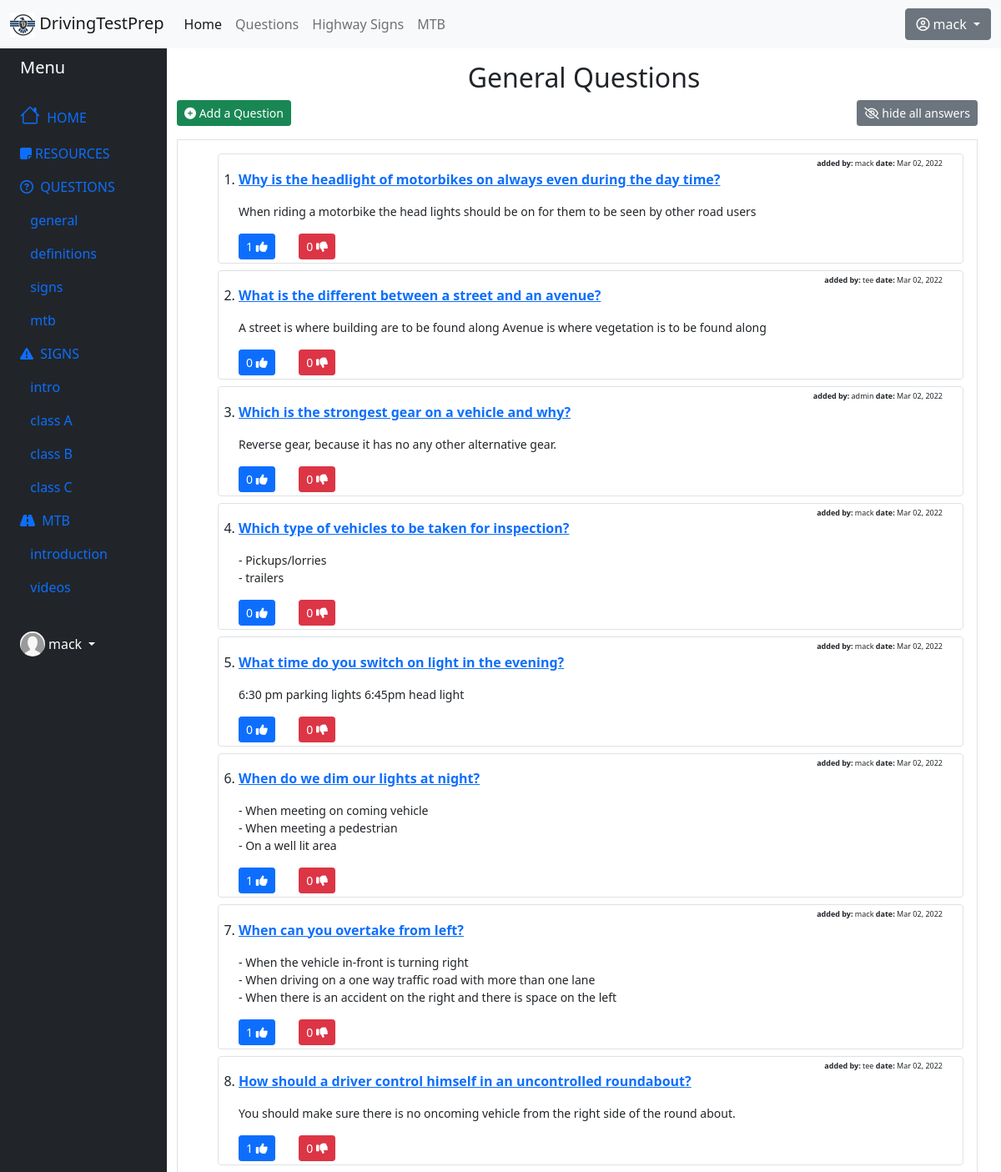
The app's page /questions/ (signed in, upper part), older data.
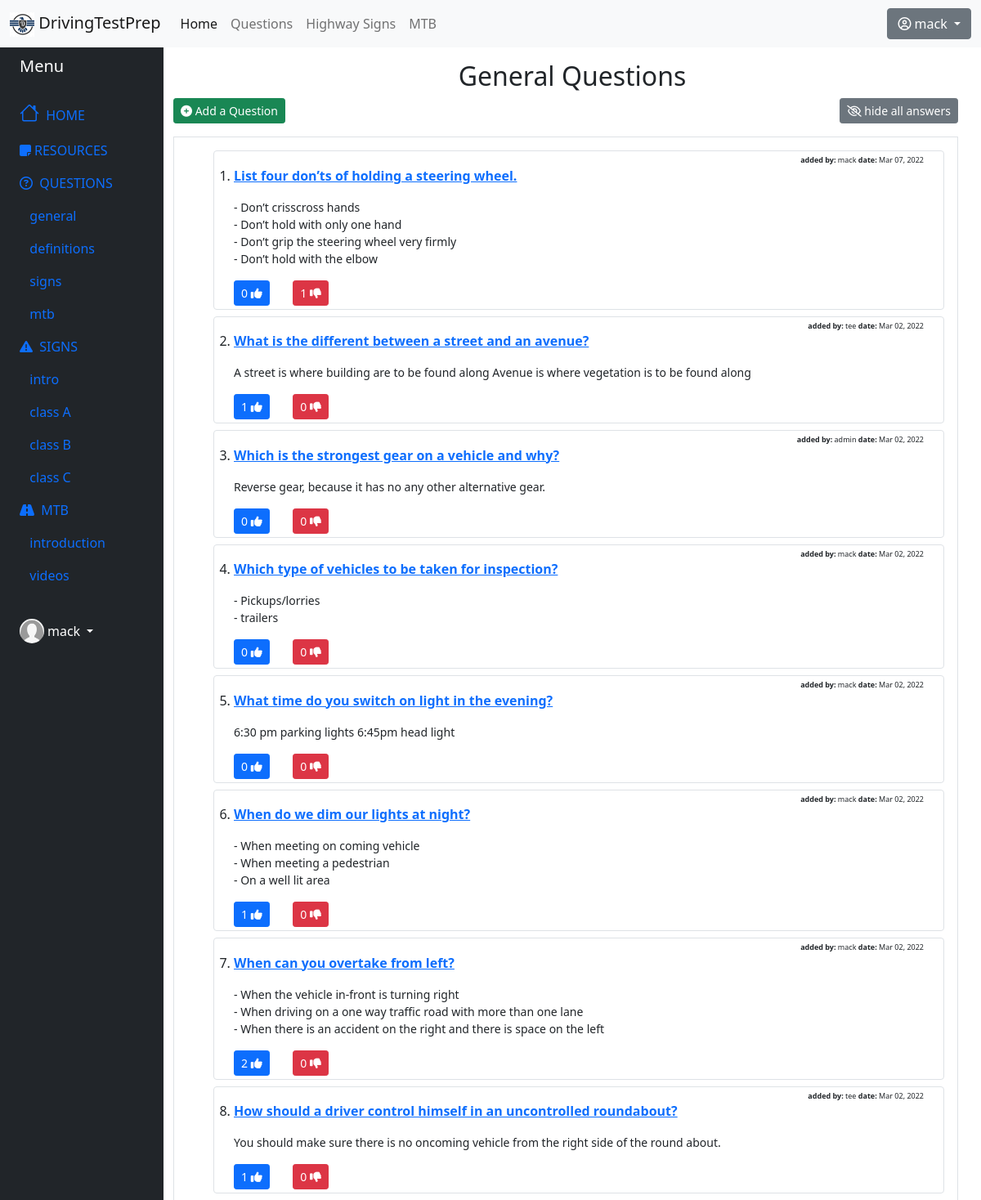
The same page, newer data.
### questions/models.py (models this page shows, shortened)
class Question(models.Model):
    QS_TYPE_CHOICES = (('General', 'General'),
                        ('Definition', 'Definition'),
                        ('Signs', 'Signs'),
                        ('Mtb', 'Mtb'))
    qs_title = models.CharField(max_length=1000, unique=True, verbose_name=u"Question")
    qs_owner = models.ForeignKey(User, on_delete=models.DO_NOTHING, blank=True)
    qs_type = models.CharField(max_length=1000, choices=QS_TYPE_CHOICES, verbose_name=u"Type")
    qs_answer = models.TextField(verbose_name=u"Answer")
    qs_date_added = models.DateTimeField(default=datetime.now, blank=True)
    qs_likes = models.ManyToManyField(User, related_name='questions_like', blank=True)
    qs_dislikes = models.ManyToManyField(User, related_name='questions_dislike', blank=True)
    class Meta:
        ordering = ["-id"]
    def total_likes(self):
        return self.qs_likes.count()
    def total_dislikes(self):
        return self.qs_dislikes.count()

### questions/views.py (the view, shortened to what this page needs)
# urls.py: path('', GeneralListView.as_view(), name='general-q'),
class GeneralListView(LoginRequiredMixin, CreateView, ListView):
    model = Question
    template_name = 'questions/general_questions.html'
    context_object_name = 'quiz_list'
    fields = ['qs_title', 'qs_answer', 'qs_type']
    paginate_by = 10
    def get_queryset(self):
        return Question.objects.filter(qs_type='General')
    def get_context_data(self, **kwargs):
        context = super().get_context_data(**kwargs)
        for index, quiz in enumerate(context['quiz_list']):
            total_likes = get_object_or_404(Question, id=quiz.id).total_likes()
            total_dislikes = get_object_or_404(Question, id=quiz.id).total_dislikes()
            context['quiz_list'][index].__dict__['total_likes'] = total_likes
            context['quiz_list'][index].__dict__['total_dislikes'] = total_dislikes
        return context

### questions/templates/questions/general_questions.html (shortened to what this page needs)
{% extends "highwaysign/base_sidenav.html" %}
{% load crispy_forms_tags widget_tweaks %}
{% load static %}
{% block content1 %}
<h2 class="text-center">General Questions </h2>
<div class="row">
    <div class="col">
        <button type="button" class="btn btn-success btn-sm" data-bs-toggle="modal" data-bs-target="#addQuestionModal">
            <i class="fa fa-plus-circle" aria-hidden="true"></i> Add a Question
        </button>
    </div>
    <div class="col">
        <div class="text-end me-3">
            <button class="btn btn-secondary btn-sm" id="toggleAnswer"><i class="fa fa-eye-slash" aria-hidden="true"></i> hide all answers</button>
        </div>
    </div>
</div>
<div class="border m-3 ms-0 p-3">
    <ol>
        {% for quiz in quiz_list %}
        <div class="border rounded p-4 pt-1 pb-1 mb-2">
            <p class=" owner-date m-0 p-0 text-end"><b>added by:</b> {{quiz.qs_owner}}   <b>date:</b> {{ quiz.qs_date_added|date:"M d, Y" }}</p>
            <li>
                <p><strong><a href="{% url 'question-detail' quiz.id %}">{{ quiz.qs_title }}</a></strong></p>
                <small>{{ quiz.qs_answer|linebreaks }}</small>
            </li>
            <div class="row justify-content-left">
                <form method="POST" action="{% url 'like_quiz' quiz.pk %} " class="col-xl-1 col-lg-2 col-md-2 col-sm-3 col-3">
                    <button type="submit" name="quiz_id" value="{{ quiz.id }}" class="btn btn-primary btn-sm">
                        {{ quiz.total_likes }} <i class="fa fa-thumbs-up" aria-hidden="true"></i>
                    </button>
                </form>
                <form method="POST" action="{% url 'dislike_quiz' quiz.pk %}" class="col-xl-1 col-lg-2 col-md-2 col-sm-3 col-3">
                    <button type="submit" name="quiz_id" value="{{ quiz.id }}" class=" btn btn-danger btn-sm">
                        {{ quiz.total_dislikes }} <i class="fa fa-thumbs-down" aria-hidden="true"></i>
                    </button>
                </form>
            </div>
        </div>
        {% endfor %}
    </ol>
</div>
{% endblock content1 %}

### highwaysign/templates/highwaysign/base_sidenav.html (shortened to what this page needs)
{% extends "highwaysign/base.html" %}
{% load static %}
{% block content %}
<div class="container-fluid">
    <div class="row flex-nowrap">
        <div class="col-auto col-md-3 col-xl-2 px-sm-2 px-0 bg-dark">
            <div class="d-flex flex-column align-items-center align-items-sm-start px-3 pt-2 text-white">
                <a href="/" class="d-flex align-items-center pb-3 mb-md-0 me-md-auto text-white text-decoration-none">
                    <span class="fs-5 d-none d-sm-inline">Menu</span>
                </a>
                <ul class="nav nav-pills flex-column mb-sm-auto mb-0 align-items-center align-items-sm-start" id="menu">
                    <li class="nav-item">
                        <a href="{% url 'home' %}" class="nav-link align-middle px-0">
                            <i class="fs-4 bi-house"></i> <span class="ms-1 d-none d-sm-inline">HOME</span>
                        </a>
                    </li>
                    <li class="nav-item">
                        <a href="{% url 'mtb-notes' %}" class="nav-link align-middle px-0">
                            <i class="fa fa-sticky-note" aria-hidden="true"></i><span class="ms-1 d-none d-sm-inline">RESOURCES</span>
                        </a>
                    </li>
                    <li>
                        <a href="#submenu1" data-bs-toggle="collapse" class="nav-link px-0 align-middle">
                            <i class="fa fa-question-circle-o" aria-hidden="true"></i> <span class="ms-1 d-none d-sm-inline">QUESTIONS</span> </a>
                        <ul class="collapse show nav flex-column ms-1" id="submenu1" data-bs-parent="#menu">
                            <li class="w-100">
                                <a href="{% url 'general-q' %}" class="nav-link px-0"> <span class="d-none d-sm-inline">&nbsp;&nbsp;general</a>
                            </li>
                            <li>
                                <a href="{% url 'definitions-q' %}" class="nav-link px-0"> <span class="d-none d-sm-inline">&nbsp;&nbsp;definitions</a>
                            </li>
                            <li>
                                <a href="{% url 'signs-q' %}" class="nav-link px-0"> <span class="d-none d-sm-inline">&nbsp;&nbsp;signs</a>
                            </li>
                            <li>
                                <a href="{% url 'mtb-q' %}" class="nav-link px-0"> <span class="d-none d-sm-inline">&nbsp;&nbsp;mtb</a>
                            </li>
                        </ul>
                    </li>
                    <li>
                        <a href="#submenu2" data-bs-toggle="collapse" class="nav-link px-0 align-middle ">
                            <i class="fa fa-exclamation-triangle" aria-hidden="true"></i> <span class="ms-1 d-none d-sm-inline">SIGNS</span></a>
                        <ul class="collapse show nav flex-column ms-1" id="submenu2" data-bs-parent="#menu">
                            <li class="w-100">
                                <a href="{% url 'signs' %}" class="nav-link px-0"> <span class="d-none d-sm-inline">&nbsp;&nbsp;intro</a>
                            </li>
                            <li class="w-100">
                                <a href="{% url 'class-a-signs' %}" class="nav-link px-0"> <span class="d-none d-sm-inline">&nbsp;&nbsp;class A</a>
                            </li>
                            <li>
                                <a href="{% url 'class-b-signs' %}" class="nav-link px-0"> <span class="d-none d-sm-inline">&nbsp;&nbsp;class B</a>
                            </li>
                            <li>
                                <a href="{% url 'class-c-signs' %}" class="nav-link px-0"> <span class="d-none d-sm-inline">&nbsp;&nbsp;class C</a>
                            </li>
                        </ul>
                    </li>
                    <li>
                        <a href="#submenu3" data-bs-toggle="collapse" class="nav-link px-0 align-middle">
                            <i class="fa fa-road" aria-hidden="true"></i> <span class="ms-1 d-none d-sm-inline">MTB</span> </a>
                            <ul class="collapse show nav flex-column ms-1" id="submenu3" data-bs-parent="#menu">
                            <li class="w-100">
                                <a href="{% url 'mtb-intro' %}" class="nav-link px-0"> <span class="d-none d-sm-inline">&nbsp;&nbsp;introduction</a>
                            </li>
                            <li>
                                <a href="{% url 'mtb-videos' %}" class="nav-link px-0"> <span class="d-none d-sm-inline">&nbsp;&nbsp;videos</a>
                            </li>
                        </ul>
                    </li>
                </ul>
                <div class="dropdown pb-4">
                    <a href="#" class="d-flex align-items-center text-white text-decoration-none dropdown-toggle" id="dropdownUser1" data-bs-toggle="dropdown" aria-expanded="false">
                        <img src="{% static 'highwaysign/images/default.png' %}" alt="hugenerd" width="30" height="30" class="rounded-circle">
                        <span class="d-none d-sm-inline mx-1">{{ user.username }}</span>
                    </a>
                </div>
            </div>
        </div>
        <div class="col py-3">
            {% block content1 %}{% endblock content1 %}
        </div>
    </div>
</div>
{% endblock content%}

### highwaysign/templates/highwaysign/base.html (shortened to what this page needs)
{% load static %}
<!DOCTYPE html>
<html lang="en">
<head>
    <link href="https://cdn.jsdelivr.net/npm/bootstrap@5.1.3/dist/css/bootstrap.min.css" rel="stylesheet">
    <link rel="stylesheet" href="https://cdn.jsdelivr.net/npm/bootstrap-icons@1.8.1/font/bootstrap-icons.css">
    <link rel="stylesheet" href="{% static 'highwaysign/css/login.css' %}">
    <link rel="stylesheet" href="{% static 'questions/css/questions.css' %}">
    <link rel="stylesheet" href="https://cdn.datatables.net/1.10.24/css/dataTables.bootstrap4.min.css"/>
</head>
<body>
    <header>
        <nav class="navbar navbar-expand-md navbar-light bg-light">
            <div class="container-fluid">
              <a class="navbar-brand" href="{% url 'home' %}"><img src="{% static 'highwaysign/images/logo.png' %}" alt="logo"> DrivingTestPrep</a>
              <div class="collapse navbar-collapse" id="navbarScroll">
                <ul class="navbar-nav me-auto my-2 my-lg-0 navbar-nav-scroll" style="--bs-scroll-height: 100px;">
                  <li class="nav-item">
                    <a class="nav-link active" aria-current="page" href="{% url 'home' %}">Home</a>
                  </li>
                  <li class="nav-item">
                    <a class="nav-link" href="{% url 'general-q' %}">Questions</a>
                  </li>
                  <li class="nav-item">
                    <a class="nav-link" href="{% url 'signs' %}" tabindex="-1" aria-disabled="true">Highway Signs</a>
                  </li>
                  <li class="nav-item">
                    <a class="nav-link" href="{% url 'mtb-intro' %}" tabindex="-1" aria-disabled="true">MTB</a>
                  </li>
                </ul>
                {% if user.is_authenticated %}
                  <div class="dropdown">
                    <button class="btn btn-secondary dropdown-toggle" type="button" id="dropdownMenuButton1" data-bs-toggle="dropdown" aria-expanded="false">
                      <i class="fa fa-user-circle-o" aria-hidden="true"></i> {{ user.username }}
                    </button>
                  </div>
                {% else %}
                  <div>
                    <button class="btn btn-secondary" type="button" >
                      <a href="{% url 'login' %}" class="text-decoration-none"><i class="fa fa-user-circle-o" aria-hidden="true"></i> Login</a>
                    </button>
                  </div>
                {% endif %}
              </div>
            </div>
          </nav>
    </header>
    <main>
        {% block content %}{% endblock content %}
    </main>
  </body>
</html>

### questions/static/questions/css/questions.css (style rules this page uses)
.owner-date { font-size: 9px; }

Row changes from the older to the newer data that the page shows:
removed Question: qs_owner "mack", qs_date_added "Mar 02, 2022", qs_title "Why is the headlight of motorbikes on always even during the day time?", qs_answer "When riding a motorbike the head lights should be on for them to be seen by other road users", {{ quiz.id }} 38 (drawn), total_likes "1", total_dislikes "0"
added Question: qs_owner "mack", qs_date_added "Mar 07, 2022", qs_title "List four don’ts of holding a steering wheel.", qs_answer "- Don’t crisscross hands - Don’t hold with only one hand - Don’t grip the steering wheel very firmly - Don’t hold with the elbow", {{ quiz.id }} 47 (drawn), total_likes "0", total_dislikes "1"
computed for Question "What is the different between a street and an avenue?": total_likes "0" → "1"
computed for Question "When can you overtake from left?": total_likes "1" → "2"
